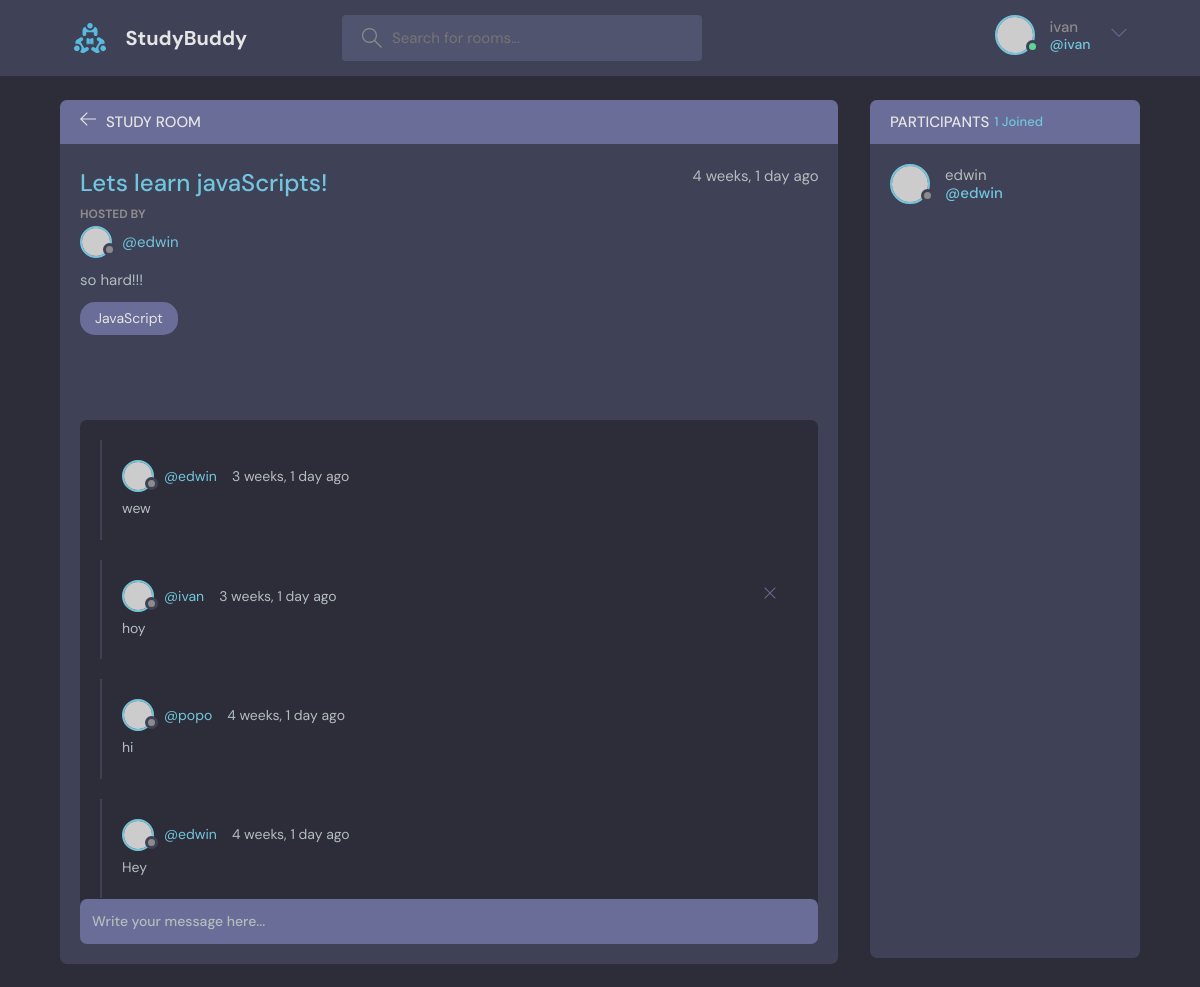
The app's page /room/1/ (signed in) with its own data.
### base/models.py (models this page shows, shortened)
class Room(models.Model):
    host = models.ForeignKey(User, on_delete=models.SET_NULL, null=True)
    topic = models.ForeignKey(Topic, on_delete=models.SET_NULL, null=True)
    name =  models.CharField(max_length=200)
    description = models.TextField(null=True, blank=True)
    participants = models.ManyToManyField(
        User, related_name='participants', blank=True)
    updated = models.DateTimeField(auto_now=True)
    created = models.DateTimeField(auto_now_add=True)
    class Meta:
        ordering = ['-updated', '-created']

class Topic(models.Model):
    name = models.CharField(max_length=200)
    def __str__(self):
        return self.name

class Message(models.Model):
    user = models.ForeignKey(User, on_delete=models.CASCADE)
    room = models.ForeignKey(Room, on_delete=models.CASCADE)
    body = models.TextField()
    updated = models.DateTimeField(auto_now=True)
    created = models.DateTimeField(auto_now_add=True)
    class Meta:
        ordering = ['-updated', '-created']

### base/views.py (the view, shortened to what this page needs)
# urls.py: path("room/<str:pk>/", views.room, name="room"),
def room(request, pk):
    room = Room.objects.get(id=pk)
    room_messages = room.message_set.all()
    participants = room.participants.all()
    context = {'room': room, 'room_messages': room_messages, 'participants':participants}
    return render(request, "base/room.html", context)

### base/templates/base/room.html (shortened to what this page needs)
{% extends "main.html" %}
{% block content %}
    <main class="profile-page layout layout--2">
      <div class="container">
        <div class="room">
          <div class="room__top">
            <div class="room__topLeft">
              <a href="{% url 'home' %}">
                <svg version="1.1" xmlns="http://www.w3.org/2000/svg" width="32" height="32" viewBox="0 0 32 32">
                  <title>arrow-left</title>
                  <path
                    d="M13.723 2.286l-13.723 13.714 13.719 13.714 1.616-1.611-10.96-10.96h27.625v-2.286h-27.625l10.965-10.965-1.616-1.607z"
                  ></path>
                </svg>
              </a>
              <h3>Study Room</h3>
            </div>
          </div>
          <div class="room__box scroll">
            <div class="room__header scroll">
              <div class="room__info">
                <h3>{{room.name}}</h3>
                <span>{{room.created|timesince}} ago</span>
              </div>
              <div class="room__hosted">
                <p>Hosted By</p>
                <a href="{% url 'user-profile' room.host.id %}" class="room__author">
                  <div class="avatar avatar--small">
                    <img src="https://randomuser.me/api/portraits/men/37.jpg" />
                  </div>
                  <span>@{{room.host.username}}</span>
                </a>
              </div>
              <div class="room__details">
                {{room.description}}
              </div>
              <span class="room__topics">{{room.topic}}</span>
            </div>
            <div class="room__conversation">
              <div class="threads scroll">
                {% for message in room_messages %}
                <div class="thread">
                  <div class="thread__top">
                    <div class="thread__author">
                      <a href="{% url 'user-profile' message.user.id %}" class="thread__authorInfo">
                        <div class="avatar avatar--small">
                          <img src="https://randomuser.me/api/portraits/men/37.jpg" />
                        </div>
                        <span>@{{message.user}}</span>
                      </a>
                      <span class="thread__date">{{message.created|timesince}} ago</span>
                    </div>
                    {% if request.user == message.user %}
                    <a href="{% url 'delete-message' message.id %}">
                      <div class="thread__delete">
                        <svg version="1.1" xmlns="http://www.w3.org/2000/svg" width="32" height="32" viewBox="0 0 32 32">
                          <title>remove</title>
                          <path
                            d="M27.314 6.019l-1.333-1.333-9.98 9.981-9.981-9.981-1.333 1.333 9.981 9.981-9.981 9.98 1.333 1.333 9.981-9.98 9.98 9.98 1.333-1.333-9.98-9.98 9.98-9.981z"
                          ></path>
                        </svg>
                      </div>
                    </a>
                    {% endif %}
                  </div>
                  <div class="thread__details">
                    {{message.body}}
                  </div>
                </div>
                {% endfor %}
              </div>
            </div>
          </div>
          {% if request.user.is_authenticated %}
          <div class="room__message">
            <form action="" method="POST">{% csrf_token %}<input name="body" placeholder="Write your message here..." /></form>
          </div>
        </div>
        {% endif %}
        <div class="participants">
          <h3 class="participants__top">Participants <span>{{participants.count}} Joined</span></h3>
          <div class="participants__list scroll">
            {% for user in participants %}
            <a href="{% url "user-profile" user.id %}" class="participant">
              <div class="avatar avatar--medium">
                <img src="https://randomuser.me/api/portraits/men/37.jpg" />
              </div>
              <p>
                {{user.username}}
                <span>@{{user.username}}</span>
              </p>
            </a>
            {% endfor %}
          </div>
        </div>
      </div>
    </main>
{% endblock %}

### templates/navbar.html (shortened to what this page needs)
{% load static %}
<header class="header header--loggedIn">
    <div class="container">
      <a href="{% url "home" %}" class="header__logo">
        <img src="{% static "images/logo.svg" %}" />
        <h1>StudyBuddy</h1>
      </a>
      <form class="header__search" method="GET" action="{% url "home" %}">
        <label>
          <input name="q" placeholder="Search for rooms..." />
        </label>
      </form>
      <nav class="header__menu">
        {% if request.user.is_authenticated %}
        <div class="header__user">
          <a href="profile.html">
            <div class="avatar avatar--medium active">
              <img src="https://randomuser.me/api/portraits/men/37.jpg" />
            </div>
            <p>{{request.user.username}} <span>@{{request.user.username}}</span></p>
          </a>
          <button class="dropdown-button">
            <svg version="1.1" xmlns="http://www.w3.org/2000/svg" width="32" height="32" viewBox="0 0 32 32">
              <title>chevron-down</title>
              <path d="M16 21l-13-13h-3l16 16 16-16h-3l-13 13z"></path>
            </svg>
          </button>
        </div>
        {% else %}
         <a href="{% url "login" %}">
          <img src="{% static "images/avatar.svg" %}" />
          <p>Login</p>
        </a>
        {% endif %}
      </nav>
    </div>
  </header>

### records on screen
Room: name "Lets learn javaScripts!", created "4 weeks, 1 day", host.username "edwin", description "so hard!!!", topic "JavaScript"
Message: user "edwin", created "3 weeks, 1 day", body "wew"
Message: user "ivan", created "3 weeks, 1 day", body "hoy"
Message: user "popo", created "4 weeks, 1 day", body "hi"
Message: user "edwin", created "4 weeks, 1 day", body "Hey"

### other values on screen
{{ request.user.username }} "ivan"
{{ participants.count }} "1"
{{ user.username }} "edwin"
